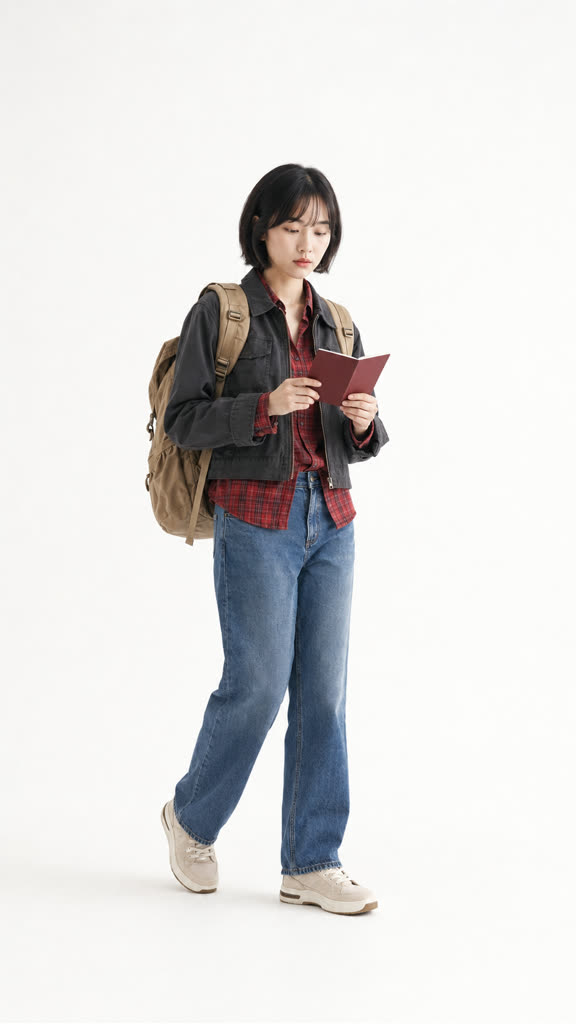
#> input picture motion/production/ticket-travel/assets/flow-upload/00-intro-traveler.jpg, 576 x 1024 px, given in place of 00-intro-traveler.png, which was not available
$ python build_clean_plates.py
#> lines starting #> are read from the running program, lines starting #| are printed output that depends on the picture; after the words box and inside, x2 and y2 are one past the last pixel; in counts of white or black regions, pixels touching at a corner belong together; pictures that were not available may be replaced by others from this repository, and a replacement may not be noted
#> in _fit_plate, image is the input picture: PIL image 576x1024 RGB; mean R, G, B 220.8, 219.8, 219.1
"""Build hard-edged, green-screen person plates from the existing stills.

The Flow generations used previously were composited from near-white stills.
That bakes a white matte into the moving silhouette, which is the source of
the visible halo.  This script creates a deterministic plate set instead:

* the background is exactly RGB(0, 255, 0),
* the visible person box is the same in every plate,
* the outer 4 source pixels are removed and replaced from the interior, and
* the edge has only a sub-pixel antialias (no soft white feather).

The plates are intentionally person-only.  Ticket art remains a separate
layer and is added by ``compose_chromakey_ticket_reel.py``.
"""
from __future__ import annotations

from pathlib import Path

import numpy as np
from PIL import Image, ImageDraw, ImageOps
from scipy import ndimage


ROOT = Path(__file__).resolve().parents[1]
CHAR_DIR = ROOT / "assets" / "image-first" / "characters"
INTRO = ROOT / "assets" / "keyframes" / "00-intro-traveler.png"
OUT = ROOT / "assets" / "clean-plates"
SIZE = (720, 1280)
# Identical visible person bbox for all five outputs (x1, y1, x2, y2).
PERSON_BOX = (150, 170, 570, 1180)
GREEN = np.array([0, 255, 0], dtype=np.uint8)
ERODE_PX = 4
# Source rows below these limits are studio-floor shadows rather than the
# actor.  Trimming them before fitting prevents a white floor strip becoming
# part of the normalized silhouette.
BOTTOM_LIMITS = {
    "K0": 1490,
    "K1": 1504,
    "K2": 1492,
    "K3": 1508,
    "K4": 1504,
}


def _hanoi_protection(size: tuple[int, int]) -> np.ndarray:
    """Protect the white áo dài from the white studio background."""
    w, h = size
    # Coordinates are normalized from the source silhouette.  Keeping this
    # polygon conservative is preferable to retaining a white halo.
    points = [
        (438, 258), (330, 325), (292, 420), (350, 470), (266, 476),
        (236, 560), (302, 625), (356, 603), (335, 760), (292, 970),
        (220, 1190), (170, 1395), (270, 1515), (355, 1548),
        (432, 1494), (470, 1590), (555, 1593), (635, 1518),
        (735, 1440), (760, 1280), (694, 1040), (650, 820),
        (680, 695), (730, 620), (700, 500), (625, 470),
        (590, 462), (655, 420), (610, 325),
    ]
    sx, sy = w / 941.0, h / 1672.0
    scaled = [(round(x * sx), round(y * sy)) for x, y in points]
    mask = Image.new("L", (w, h), 0)
    ImageDraw.Draw(mask).polygon(scaled, fill=255)
    return np.asarray(mask, dtype=bool)


def _subject_mask(image: Image.Image, hanoi: bool) -> np.ndarray:
    """Find the border-disconnected subject without using a white matte."""
#> called with hanoi = False
    rgb = np.asarray(image.convert("RGB"), dtype=np.float32)
    # Estimate the studio field from all four borders.  The distance test is
    # deliberately conservative; flood fill prevents isolated white garment
    # pixels from being treated as background unless they touch the border.
    border = np.concatenate(
        (rgb[0, :, :], rgb[-1, :, :], rgb[:, 0, :], rgb[:, -1, :]), axis=0
    )
    bg_color = np.median(border, axis=0)
#> bg_color = [248, 248, 246]
    distance = np.linalg.norm(rgb - bg_color, axis=2)
    luminance = rgb.mean(axis=2)
    saturation = rgb.max(axis=2) - rgb.min(axis=2)
    candidate = (distance < 22.0) & (luminance > 180.0) & (saturation < 58.0)
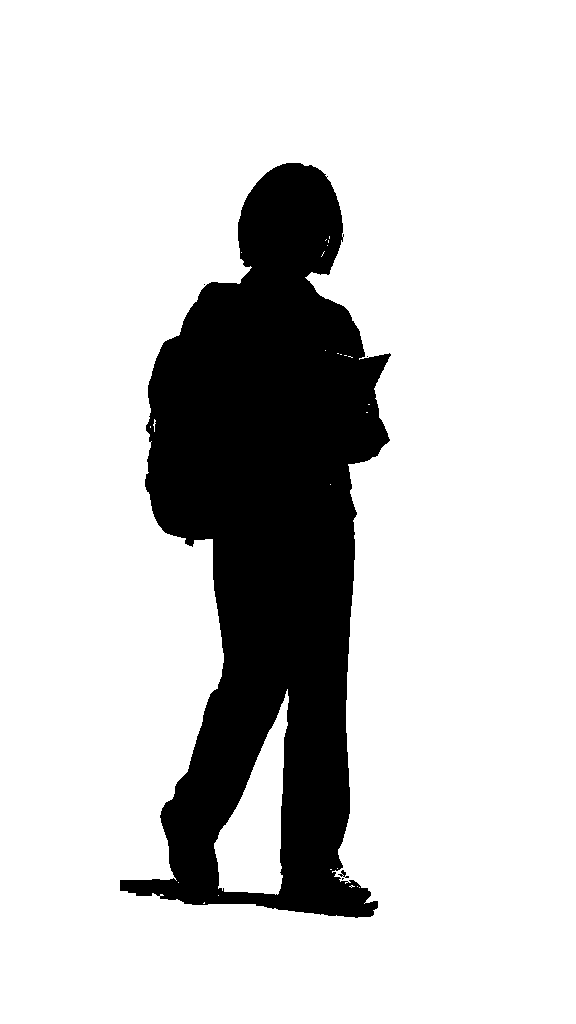
#> candidate: shape (1024, 576) bool; 81% white; 5 black regions (3 under 20 px), largest, box (x1, y1, x2, y2) and area: (120, 163, 391, 918) 111851, (338, 870, 349, 878) 35
    seed = np.zeros(candidate.shape, dtype=bool)
    seed[0, :] = seed[-1, :] = True
    seed[:, 0] = seed[:, -1] = True
    background = ndimage.binary_propagation(seed, mask=candidate)
#> background: shape (1024, 576) bool; 79.7% white; 5 black regions (3 under 20 px), largest, box (x1, y1, x2, y2) and area: (120, 163, 391, 918) 119768, (338, 870, 349, 878) 37
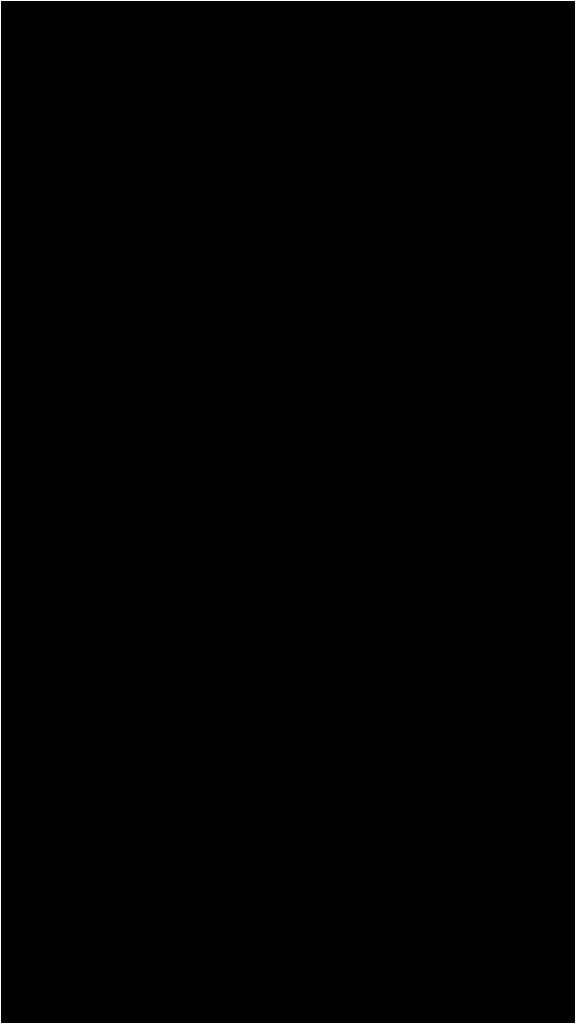
#> seed: shape (1024, 576) bool; 0.54% white in thin lines or dots
    subject = ~background
    if hanoi:
        subject |= _hanoi_protection(image.size)
    subject = ndimage.binary_closing(subject, structure=np.ones((3, 3)))
#> subject: shape (1024, 576) bool; 20.3% white; 1 white region, box (x1, y1, x2, y2) and area: (120, 163, 391, 918) 119917
    subject = ndimage.binary_fill_holes(subject)
#> subject: shape (1024, 576) bool; 20.3% white; 1 white region, box (x1, y1, x2, y2) and area: (120, 163, 391, 918) 119944
    # Keep the main silhouette and attached props; eliminate tiny detached
    # specks caused by studio texture.
    labels, count = ndimage.label(subject)
#> count = 1
    if count:
        sizes = np.bincount(labels.ravel())
#> sizes = [469880, 119944]
        keep = sizes >= max(12, int(subject.size * 0.00001))
#> keep = [True, True]
        keep[0] = False
        subject = keep[labels]
    return subject


def _interior_color(rgb: np.ndarray, subject: np.ndarray) -> np.ndarray:
    """Replace contaminated edge RGB with the nearest eroded interior RGB."""
    core = ndimage.binary_erosion(subject, iterations=ERODE_PX, border_value=0)
#> core: shape (1024, 576) bool; 19% white; 1 white region, box (x1, y1, x2, y2) and area: (124, 167, 386, 914) 111863
    if not core.any():
        raise ValueError("Subject mask vanished during erosion")
    _, indices = ndimage.distance_transform_edt(~core, return_indices=True)
    clean = rgb.copy()
    shell = subject & ~core
#> shell: shape (1024, 576) bool; 1.4% white; 1 white region, box (x1, y1, x2, y2) and area: (120, 163, 391, 918) 8081
    clean[shell] = rgb[indices[0][shell], indices[1][shell]]
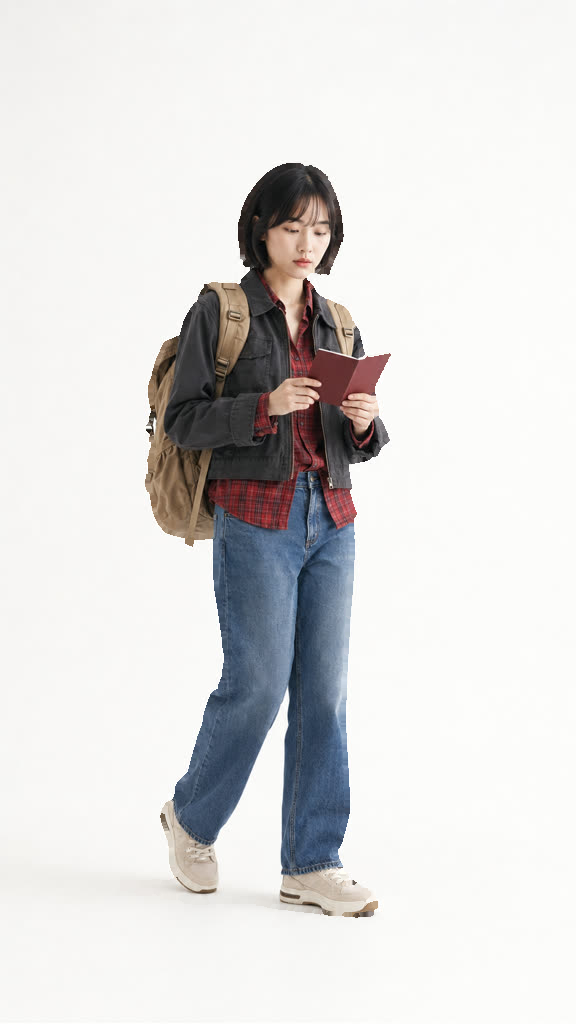
#> clean: shape (1024, 576, 3); 1.33% of pixels changed, all inside (x1, y1, x2, y2) = (120, 163, 391, 918)
    return clean, core


def _fit_plate(source: Path, name: str) -> Image.Image:
    image = Image.open(source).convert("RGB")
    mask = _subject_mask(image, hanoi="hanoi" in name)
    tag = name[:2]
    if tag in BOTTOM_LIMITS:
        mask[BOTTOM_LIMITS[tag] :] = False
    # Compute the crop from the eroded global silhouette.  Cropping from the
    # raw mask can include a detached floor speck; that speck becomes a large
    # empty margin after the fixed-size resize and makes one actor look
    # narrower than the others.
    clean_global, core_global = _interior_color(np.asarray(image), mask)
    bbox = Image.fromarray(core_global.astype(np.uint8) * 255).getbbox()
#> bbox = (124, 167, 386, 914)
    if not bbox:
        raise ValueError(f"No subject found in {source}")
    clean_rgb = clean_global[bbox[1] : bbox[3], bbox[0] : bbox[2]]
    core = core_global[bbox[1] : bbox[3], bbox[0] : bbox[2]]
#> core: shape (747, 262) bool; 57.2% white; 4 black regions, box (x1, y1, x2, y2) and area: (0, 0, 162, 717) 52115, (210, 273, 262, 747) 18213, (177, 0, 262, 272) 10682, (0, 720, 231, 747) 2841
    target_w = PERSON_BOX[2] - PERSON_BOX[0]
    target_h = PERSON_BOX[3] - PERSON_BOX[1]
    # Resize RGB and mask separately to keep the alpha boundary deterministic.
    rgb_img = Image.fromarray(clean_rgb, mode="RGB").resize(
        (target_w, target_h), Image.Resampling.LANCZOS
    )
    mask_img = Image.fromarray((core.astype(np.uint8) * 255), mode="L").resize(
        (target_w, target_h), Image.Resampling.LANCZOS
    )
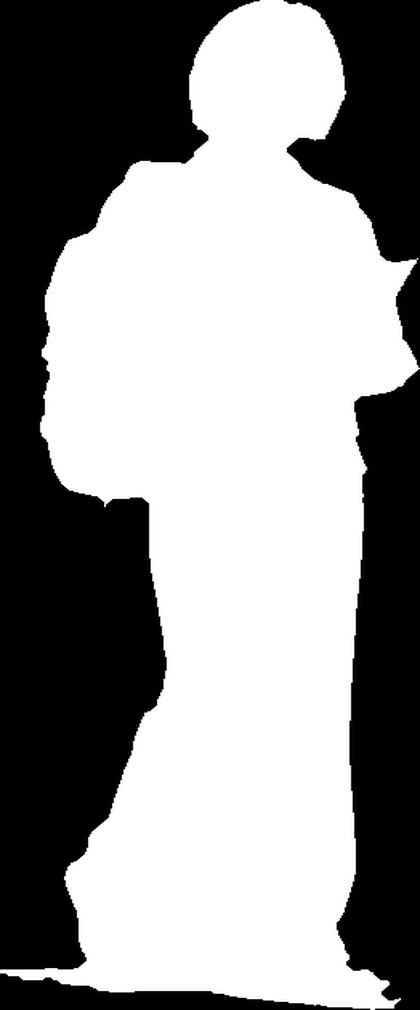
#> mask_img: PIL image 420x1010 L; min 0, max 255, mean 145.8
    alpha = np.asarray(mask_img, dtype=np.float32) / 255.0
    alpha = np.clip(alpha, 0.0, 1.0)[..., None]
    fg = np.asarray(rgb_img, dtype=np.float32)
    out = np.broadcast_to(GREEN, (target_h, target_w, 3)).astype(np.float32).copy()
    out = np.round(fg * alpha + out * (1.0 - alpha)).astype(np.uint8)
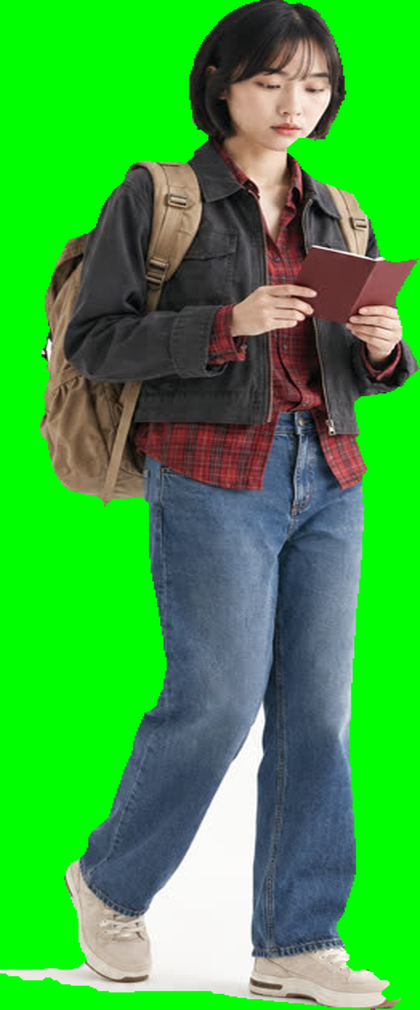
#> out: shape (1010, 420, 3); mean R, G, B 60.6, 167.7, 61.1
    canvas = np.broadcast_to(GREEN, (SIZE[1], SIZE[0], 3)).copy()
    canvas[PERSON_BOX[1] : PERSON_BOX[3], PERSON_BOX[0] : PERSON_BOX[2]] = out
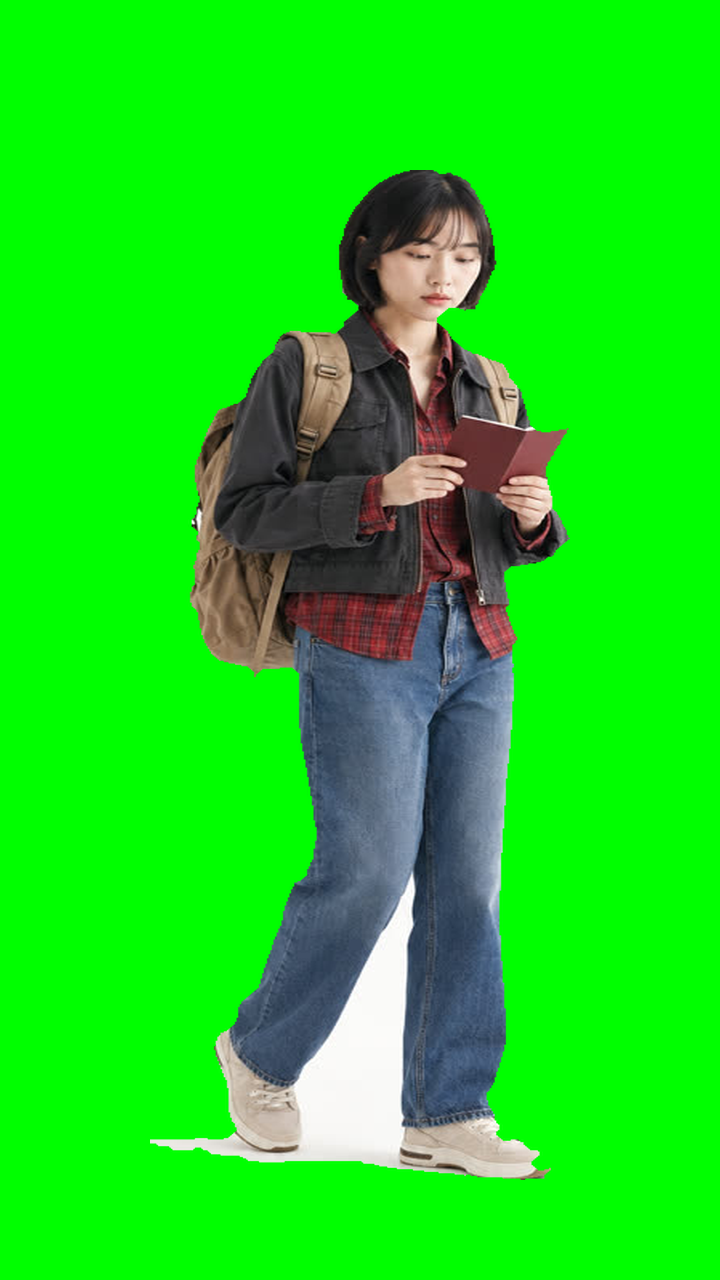
#> canvas: shape (1280, 720, 3); mean R, G, B 27.9, 214.8, 28.1
    result = Image.fromarray(canvas, mode="RGB")
    result.save(OUT / f"{name}.png", format="PNG", optimize=False)
    # Save a binary mask beside each plate for debugging and later keying.
    mask_canvas = np.zeros((SIZE[1], SIZE[0]), dtype=np.uint8)
    mask_canvas[PERSON_BOX[1] : PERSON_BOX[3], PERSON_BOX[0] : PERSON_BOX[2]] = (
        np.asarray(mask_img) > 127
    ).astype(np.uint8) * 255
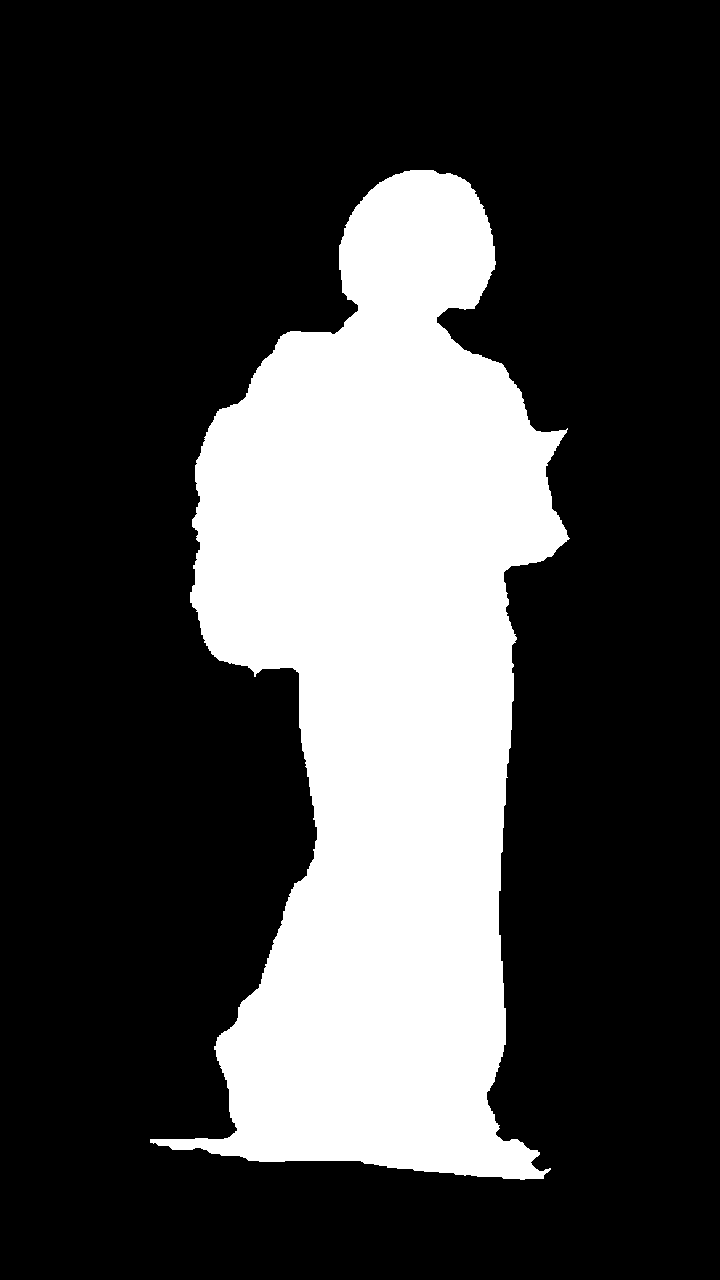
#> mask_canvas: shape (1280, 720); 26.3% white; 1 white region, box (x1, y1, x2, y2) and area: (150, 170, 570, 1180) 242443
    Image.fromarray(mask_canvas, mode="L").save(OUT / f"{name}-mask.png")
    return result


def main() -> None:
    OUT.mkdir(parents=True, exist_ok=True)
    sources = [
        ("K0-casual", INTRO),
        ("K1-seoul-hanbok", CHAR_DIR / "01-seoul-hanbok.png"),
        ("K2-tokyo-kimono", CHAR_DIR / "02-tokyo-kimono.png"),
        ("K3-shanghai-qipao", CHAR_DIR / "03-shanghai-qipao.png"),
        ("K4-hanoi-ao-dai", CHAR_DIR / "04-hanoi-ao-dai.png"),
    ]
    plates = [_fit_plate(path, name) for name, path in sources]
    thumb_w, thumb_h = 144, 256
    sheet = Image.new("RGB", (thumb_w * len(plates), thumb_h), tuple(int(v) for v in GREEN))
    for i, plate in enumerate(plates):
        sheet.paste(ImageOps.contain(plate, (thumb_w, thumb_h)), (i * thumb_w, 0))
    sheet.save(OUT / "clean-plates-contact-sheet.png", format="PNG", optimize=False)
    print(f"Built {len(plates)} clean plates in {OUT}")


if __name__ == "__main__":
#> (the run stopped early here; a loop or call above may not have finished)
